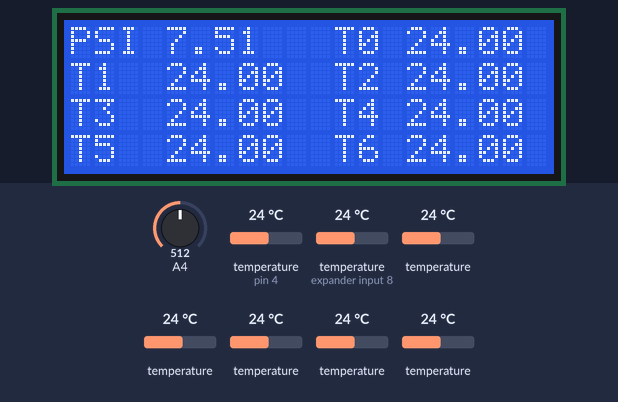
Simulated run of this sketch. Board: Arduino Uno, built with avr-gcc and run on an emulated ATmega328P. Parts: 20×4 character LCD. The inputs (shaded band) are chosen by the test bench; at power-on: A4 = 512, temperature (sensors on pin 4, expander input 8) 24 °C, temperature 24 °C. What the sketch prints to the serial monitor is not drawn.

Above: at 1.3 s.
1.4 s: A4 set to 637
At 2.6 s:
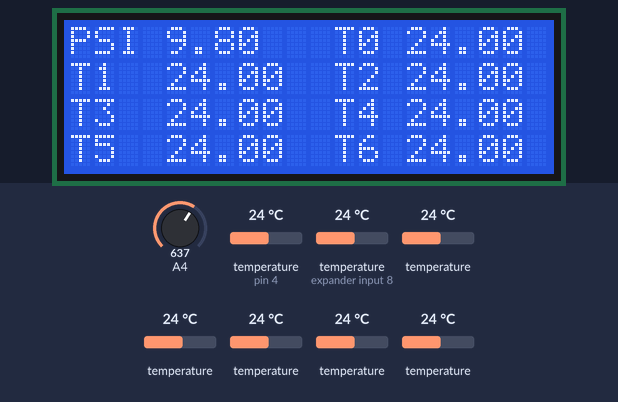
3.0 s: A4 set to 665
At 4.3 s:
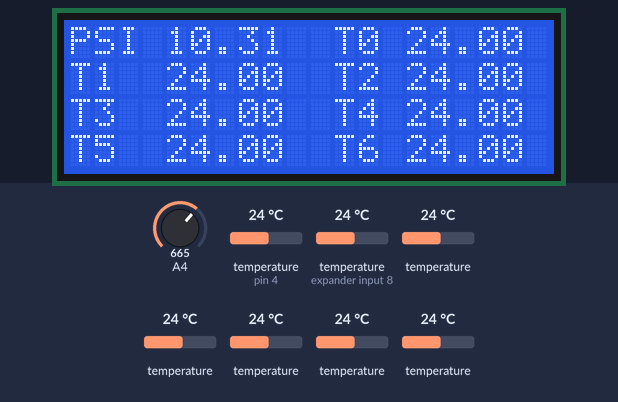
4.7 s: temperature (sensor on pin 4) set to 12 °C
At 5.3 s:
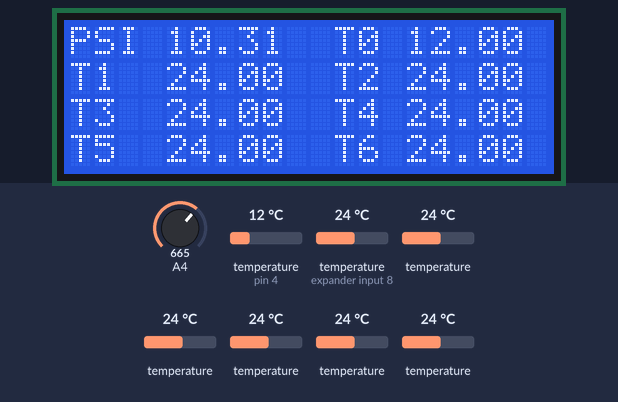
6.3 s: temperature (sensor on expander input 8) set to 7 °C
At 7.5 s:
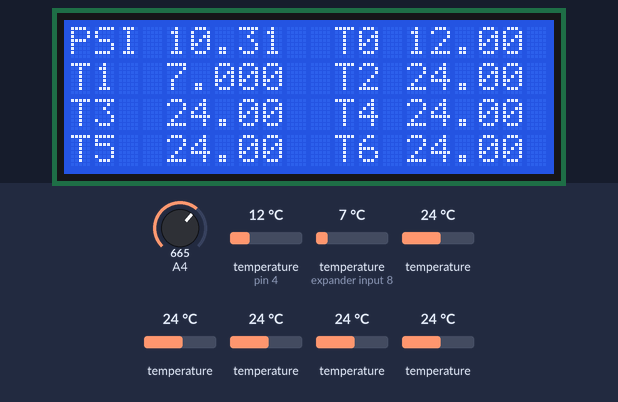
8.0 s: temperature (sensor 204) set to 7 °C
At 9.4 s:
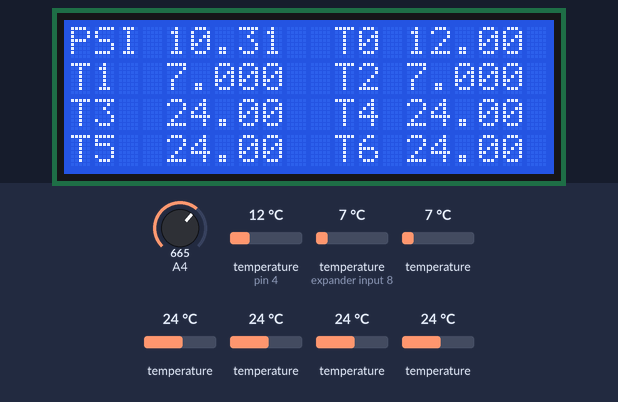
9.7 s: temperature (sensor 304) set to 28 °C
At 10.5 s:
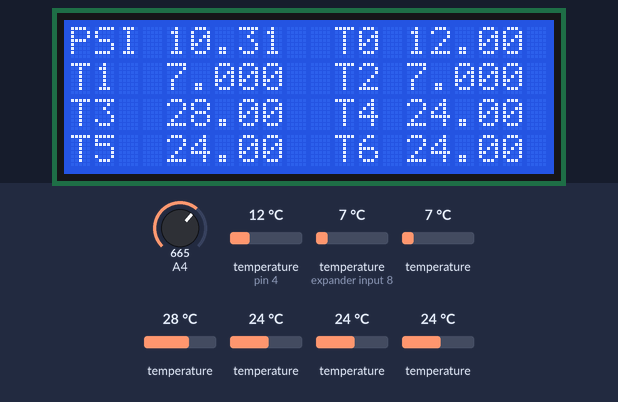
Timing chart, 0 to 12.4 s (numbered marks = the images above; inputs shaded):
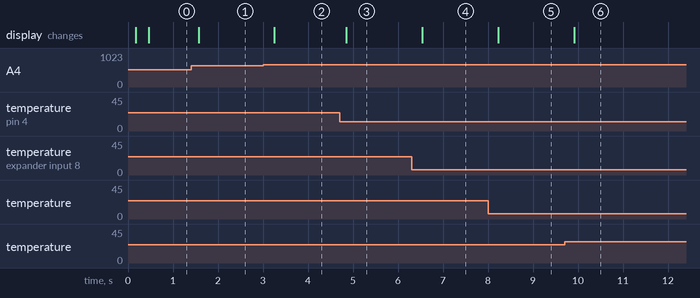

The sketch:

Temperature_Harness_Code_Apr_15.ino
```cpp
#include <OneWire.h>
#include <DallasTemperature.h>

// Data wire is plugged into port 4 on the Arduino
#define ONE_WIRE_BUS 4
#define TEMPERATURE_PRECISION 9

// include the library code:
#include <LiquidCrystal.h>

// initialize the library with the numbers of the interface pins
LiquidCrystal lcd(7, 6, 5, 9, 3, 2);

// Setup a oneWire instance to communicate with any OneWire devices (not just Maxim/Dallas temperature ICs)
OneWire oneWire(ONE_WIRE_BUS);

// Pass our oneWire reference to Dallas Temperature.
DallasTemperature sensors(&oneWire);

// arrays to hold device addresses
DeviceAddress Temp0, Temp1, Temp2, Temp3, Temp4, Temp5, Temp6;

int pressure;
float pressureV;
float psi;

void setup(void)
{
  // start serial port
  Serial.begin(9600);

  lcd.begin(20, 4);

   // set up display
  lcd.print("PSI");
  lcd.setCursor(11, 0);
  lcd.print("T0");
  lcd.setCursor(0, 1);
  lcd.print("T1");
  lcd.setCursor(11, 1);
  lcd.print("T2");
  lcd.setCursor(0, 2);
  lcd.print("T3");
  lcd.setCursor(11, 2);
  lcd.print("T4");
  lcd.setCursor(0, 3);
  lcd.print("T5");
  lcd.setCursor(11, 3);
  lcd.print("T6");

  // Start up the library
  sensors.begin();

  // locate devices on the bus
  Serial.print("Locating devices...");
  Serial.print("Found ");
  Serial.print(sensors.getDeviceCount(), DEC);
  Serial.println(" devices.");

  // report parasite power requirements
  Serial.print("Parasite power is: ");
  if (sensors.isParasitePowerMode()) Serial.println("ON");
  else Serial.println("OFF");

  // assign address manually.  the addresses below will beed to be changed
  // to valid device addresses on your bus.  device address can be retrieved
  // by using either oneWire.search(deviceAddress) or individually via
  // sensors.getAddress(deviceAddress, index)
  //insideThermometer = { 0x28, 0x1D, 0x39, 0x31, 0x2, 0x0, 0x0, 0xF0 };
  //outsideThermometer   = { 0x28, 0x3F, 0x1C, 0x31, 0x2, 0x0, 0x0, 0x2 };

  // search for devices on the bus and assign based on an index.  ideally,
  // you would do this to initially discover addresses on the bus and then
  // use those addresses and manually assign them (see above) once you know
  // the devices on your bus (and assuming they don't change).
  //
  // method 1: by index
  if (!sensors.getAddress(Temp0, 0)) Serial.println("Unable to find address for Device 0");
  if (!sensors.getAddress(Temp1, 1)) Serial.println("Unable to find address for Device 1");
  if (!sensors.getAddress(Temp2, 2)) Serial.println("Unable to find address for Device 2");
  if (!sensors.getAddress(Temp3, 3)) Serial.println("Unable to find address for Device 3");
  if (!sensors.getAddress(Temp4, 4)) Serial.println("Unable to find address for Device 4");
  if (!sensors.getAddress(Temp5, 5)) Serial.println("Unable to find address for Device 5");
  if (!sensors.getAddress(Temp6, 6)) Serial.println("Unable to find address for Device 6");

  // method 2: search()
  // search() looks for the next device. Returns 1 if a new address has been
  // returned. A zero might mean that the bus is shorted, there are no devices,
  // or you have already retrieved all of them.  It might be a good idea to
  // check the CRC to make sure you didn't get garbage.  The order is
  // deterministic. You will always get the same devices in the same order
  //
  // Must be called before search()
  //oneWire.reset_search();
  // assigns the first address found to insideThermometer
  //if (!oneWire.search(insideThermometer)) Serial.println("Unable to find address for insideThermometer");
  // assigns the seconds address found to outsideThermometer
  //if (!oneWire.search(outsideThermometer)) Serial.println("Unable to find address for outsideThermometer");

  // show the addresses we found on the bus
  /*
  Serial.print("Device 0 Address: ");
  printAddress(Temp0);
  Serial.println();

  Serial.print("Device 1 Address: ");
  printAddress(Temp1);
  Serial.println();

  Serial.print("Device 2 Address: ");
  printAddress(Temp2);
  Serial.println();

  Serial.print("Device 3 Address: ");
  printAddress(Temp3);
  Serial.println();

  Serial.print("Device 4 Address: ");
  printAddress(Temp4);
  Serial.println();

  Serial.print("Device 5 Address: ");
  printAddress(Temp5);
  Serial.println();

  Serial.print("Device 6 Address: ");
  printAddress(Temp6);
  Serial.println();
  */

  // set the resolution to 9 bit
  sensors.setResolution(Temp0, TEMPERATURE_PRECISION);
  sensors.setResolution(Temp1, TEMPERATURE_PRECISION);
  sensors.setResolution(Temp2, TEMPERATURE_PRECISION);
  sensors.setResolution(Temp3, TEMPERATURE_PRECISION);
  sensors.setResolution(Temp4, TEMPERATURE_PRECISION);
  sensors.setResolution(Temp5, TEMPERATURE_PRECISION);
  sensors.setResolution(Temp6, TEMPERATURE_PRECISION);

  /*Serial.print("Device 0 Resolution: ");
  Serial.print(sensors.getResolution(Temp0), DEC);
  Serial.println();

  Serial.print("Device 1 Resolution: ");
  Serial.print(sensors.getResolution(Temp1), DEC);
  Serial.println();

  Serial.print("Device 2 Resolution: ");
  Serial.print(sensors.getResolution(Temp2), DEC);
  Serial.println();

  Serial.print("Device 3 Resolution: ");
  Serial.print(sensors.getResolution(Temp3), DEC);
  Serial.println();

  Serial.print("Device 4 Resolution: ");
  Serial.print(sensors.getResolution(Temp4), DEC);
  Serial.println();

  Serial.print("Device 5 Resolution: ");
  Serial.print(sensors.getResolution(Temp5), DEC);
  Serial.println();

  Serial.print("Device 6 Resolution: ");
  Serial.print(sensors.getResolution(Temp6), DEC);
  Serial.println();
  */
}

// function to print a device address
void printAddress(DeviceAddress deviceAddress)
{
  for (uint8_t i = 0; i < 8; i++)
  {
    // zero pad the address if necessary
    if (deviceAddress[i] < 16) Serial.print("0");
    Serial.print(deviceAddress[i], HEX);
  }
}


// function to print the temperature for a device
void printTemperature(DeviceAddress deviceAddress)
{

  float tempC = sensors.getTempC(deviceAddress);
  Serial.print("Temp C: ");
  Serial.print(tempC);
  //Serial.print(" Temp F: ");
  //Serial.print(DallasTemperature::toFahrenheit(tempC));

}

void printTemperatureLCD(DeviceAddress deviceAddress, int col, int row)
{

  float tempC = sensors.getTempC(deviceAddress);
  lcd.setCursor(col,row);
  lcd.print(tempC);
}

/*
// function to print a device's resolution
void printResolution(DeviceAddress deviceAddress)
{
  Serial.print("Resolution: ");
  Serial.print(sensors.getResolution(deviceAddress));
  Serial.println();
}
*/

// main function to print information about a device
void printData(DeviceAddress deviceAddress)
{
  //Serial.print("Device Address: ");
 // printAddress(deviceAddress);
 // Serial.print(" ");
  printTemperature(deviceAddress);
  Serial.println();
}

void loop(void)
{
  // get pressure
  pressure = analogRead(A4);
  pressureV = pressure*(5.0/1023);
  psi = (pressureV-0.5)*(15.0/4.0);

  // print pressure
  Serial.print("PSI ");
  Serial.println(psi);
  lcd.setCursor(4,0);
  lcd.print(psi);

  // call sensors.requestTemperatures() to issue a global temperature
  // request to all devices on the bus
  Serial.print("Requesting temperatures...");
  sensors.requestTemperatures();
  Serial.println("DONE");

  // print the device information
  printData(Temp0);
  printData(Temp1);
  printData(Temp2);
  printData(Temp3);
  printData(Temp4);
  printData(Temp5);
  printData(Temp6);

  printTemperatureLCD(Temp0,14,0);
  printTemperatureLCD(Temp1,4,1);
  printTemperatureLCD(Temp2,14,1);
  printTemperatureLCD(Temp3,4,2);
  printTemperatureLCD(Temp4,14,2);
  printTemperatureLCD(Temp5,4,3);
  printTemperatureLCD(Temp6,14,3);
}
```

Measured:
- after the input at 1.4 s, the display: changes after 0.17 s (image 1)
- after the input at 3.0 s, the display: changes after 0.25 s (image 2)
- after the input at 4.7 s, the display: changes after 0.15 s (image 3)
- after the input at 6.3 s, the display: changes after 0.24 s (image 4)
- after the input at 8.0 s, the display: changes after 0.23 s (image 5)
- after the input at 9.7 s, the display: changes after 0.22 s (image 6)
